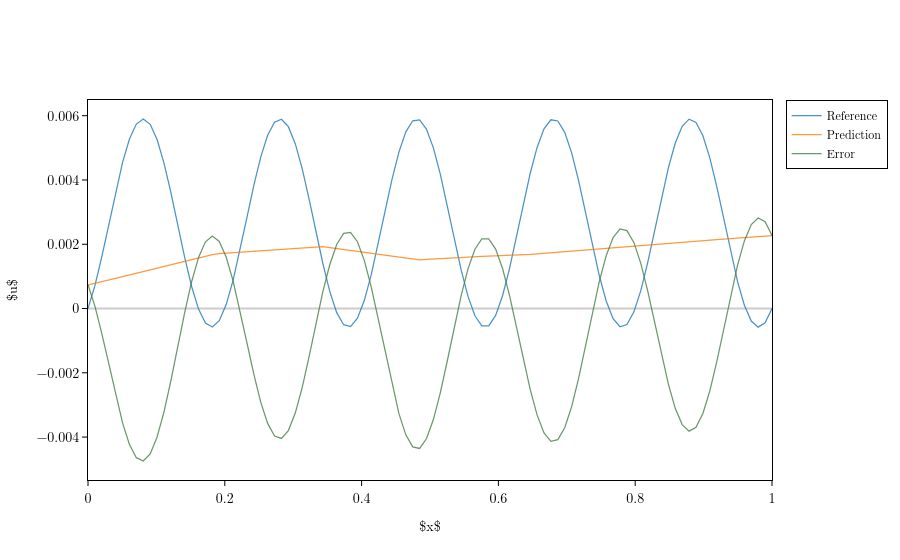

Notebook cell for this chart:
### Code cell
u_config = data_loader.get_output_port(U).get_data_configuration(computation_graph)
layout = computation_graph.visualize(
    model.output_ports[0],
    reference=data_loader.get_output_port(U),
    prediction_config=u_config,
    mode=qewton.optim.EvaluationPhase.TEST,
)
qewton.visualization.Figure(layout).show()
